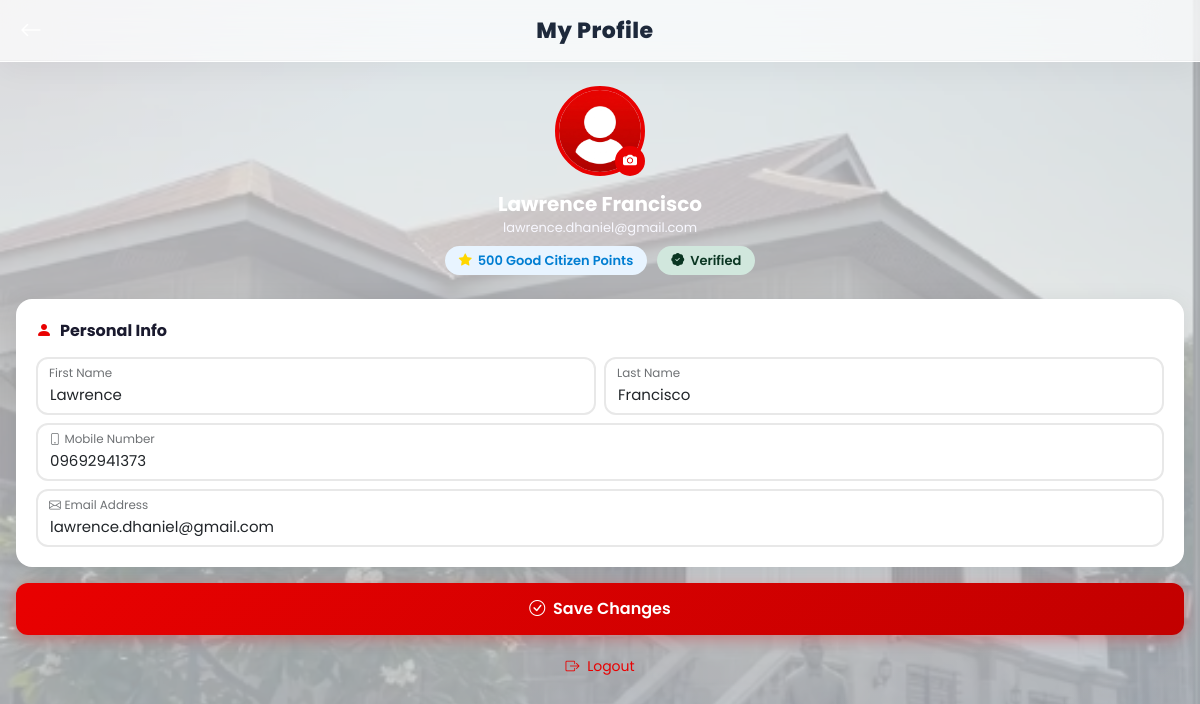
Page /profile.php (signed in) on the committed database.
### tables this page shows
CREATE TABLE `users` (
  `id` int(11) NOT NULL AUTO_INCREMENT,
  `first_name` varchar(50) NOT NULL,
  `last_name` varchar(50) NOT NULL,
  `email` varchar(100) NOT NULL,
  `phone` varchar(20) DEFAULT NULL,
  `password` varchar(255) NOT NULL,
  `points` int(11) DEFAULT 0,
  `account_verified` tinyint(1) DEFAULT 0,
  `role` varchar(20) DEFAULT 'user',
  `avatar` varchar(255) DEFAULT 'default.png',
  `created_at` timestamp NOT NULL DEFAULT current_timestamp(),
  `is_active` tinyint(1) NOT NULL DEFAULT 1,
  `reset_token` varchar(64) DEFAULT NULL,
  `reset_expires_at` datetime DEFAULT NULL,
  `verification_status` varchar(20) DEFAULT 'Unverified',
  `verified_at` datetime DEFAULT NULL,
  `verification_method` varchar(50) DEFAULT NULL,
  `verification_reference` varchar(50) DEFAULT NULL,
  PRIMARY KEY (`id`),
  UNIQUE KEY `email` (`email`)
);

### includes/auth.php (called while the page is built, shortened)
<?php
function getLoggedInUser(): ?array {
    $db = getDB();
    $stmt = $db->prepare("SELECT * FROM users WHERE id = ?");
    $stmt->execute([$_SESSION['user_id']]);
    $user = $stmt->fetch();
    if ($user) {
        return $user;
    } else {
        logoutUser();
        header('Location: ' . BASE_URL . '/index.php');
        exit;
    }
}

### includes/functions.php (called while the page is built, shortened)
<?php
function sanitize(?string $value): ?string {
    $value = trim($value ?? '');
    return htmlspecialchars($value, ENT_QUOTES, 'UTF-8');
}
function getAvatarUrl(?string $avatar): string {
    return BASE_URL . '/assets/img/default-avatar.png';
}

### profile.php (the view, shortened to what this page needs)
<?php
require_once __DIR__ . '/includes/auth.php';
require_once __DIR__ . '/includes/functions.php';
$user = getLoggedInUser();
?>
<!DOCTYPE html>
<html lang="en">
<head>
  <link href="https://cdn.jsdelivr.net/npm/bootstrap@5.3.2/dist/css/bootstrap.min.css" rel="stylesheet">
  <link href="https://cdn.jsdelivr.net/npm/bootstrap-icons@1.11.3/font/bootstrap-icons.css" rel="stylesheet">
  <link href="assets/css/style.css" rel="stylesheet">
</head>
<body>
  <header class="app-header">
    <?php $backLink = (($user['role'] ?? 'user') === 'enforcer') ? 'enforcer_landing.php' : 'landing.php'; ?>
    <a href="<?= $backLink ?>" style="color:#fff;font-size:22px;"><i class="bi bi-arrow-left"></i></a>
    <span class="header-logo">My Profile</span>
  </header>
  <div style="padding:24px 16px;">
    <div style="text-align:center;margin-bottom:24px;">
      <div class="avatar-wrap">
        <img src="<?= getAvatarUrl($user['avatar']) ?>" alt="Avatar" id="avatarPreview">
        <button class="avatar-edit-btn" onclick="document.getElementById('avatarInput').click()" title="Change Photo">
          <i class="bi bi-camera-fill"></i>
        </button>
      </div>
      <h5 style="font-weight:700; margin-bottom:2px; color:#ffffff;">
        <?= sanitize($user['first_name'] . ' ' . $user['last_name']) ?>
      </h5>
      <div style="font-size:13px;color:var(--semi);"><?= sanitize($user['email']) ?></div>
      <?php if (($user['role'] ?? 'user') !== 'enforcer'): ?>
      <div style="display:inline-flex;align-items:center;gap:6px;background:#e8f4ff;color:var(--blue);border-radius:20px;padding:5px 14px;font-size:13px;font-weight:600;margin-top:8px;">
        <i class="bi bi-star-fill" style="color:#FFD700;"></i>
        <?= number_format($user['points']) ?> Good Citizen Points
      </div>
      <?php else: ?>
      <div style="display:inline-flex;align-items:center;gap:6px;background:rgba(0,126,210,0.1);color:#007ED2;border-radius:20px;padding:5px 14px;font-size:13px;font-weight:600;margin-top:8px;">
        <i class="bi bi-shield-lock-fill"></i> Enforcer Account
      </div>
      <?php endif; ?>
      <?php if ($user['account_verified']): ?>
        <div style="display:inline-flex;align-items:center;gap:6px;background:#d1e7dd;color:#0a3622;border-radius:20px;padding:5px 14px;font-size:13px;font-weight:600;margin-top:6px;margin-left:6px;">
          <i class="bi bi-patch-check-fill"></i> Verified
        </div>
      <?php endif; ?>
    </div>
    <form id="profileForm">
      <div class="section-card" style="margin:0 0 16px;">
        <div class="section-title"><i class="bi bi-person-fill"></i> Personal Info</div>
        <div class="row g-2 mb-2">
          <div class="col-6">
            <div class="form-floating">
              <input type="text" class="form-control" id="first_name" name="first_name" placeholder="First Name" value="<?= sanitize($user['first_name']) ?>" required>
              <label for="first_name">First Name</label>
            </div>
          </div>
          <div class="col-6">
            <div class="form-floating">
              <input type="text" class="form-control" id="last_name" name="last_name" placeholder="Last Name" value="<?= sanitize($user['last_name']) ?>" required>
              <label for="last_name">Last Name</label>
            </div>
          </div>
        </div>
        <div class="form-floating mb-2">
          <input type="tel" class="form-control" id="phone" name="phone" placeholder="Phone" value="<?= sanitize($user['phone']) ?>" required>
          <label for="phone"><i class="bi bi-phone me-1"></i>Mobile Number</label>
        </div>
        <div class="form-floating">
          <input type="email" class="form-control" id="email" name="email" placeholder="Email" value="<?= sanitize($user['email']) ?>" required>
          <label for="email"><i class="bi bi-envelope me-1"></i>Email Address</label>
        </div>
      </div>
      <button type="submit" class="btn-primary-vr" id="saveBtn">
        <i class="bi bi-check-circle me-1"></i> Save Changes
      </button>
    </form>
    <div style="margin-top:20px;text-align:center;">
      <button id="logoutBtnProfile" style="background:none;border:none;color:var(--red);font-family:Poppins,sans-serif;font-size:14px;cursor:pointer;">
        <i class="bi bi-box-arrow-right me-1"></i> Logout
      </button>
    </div>
  </div>
</body>
</html>

### assets/css/style.css (style rules this page uses)
:root { --red: #E90101; --red-dark: #c20000; --blue: #007ED2; --blue-dark: #005fa3; --bg: #f5f6fa; --card: #ffffff; --text: #1a1a2e; --muted: #6c757d; --semi: #f8f8ff; --radius: 16px; --shadow: 0 4px 24px rgba(0,0,0,0.08); --shadow-lg: 0 8px 40px rgba(0,0,0,0.14); }
* { box-sizing: border-box; margin: 0; padding: 0; }
body { font-family: 'Poppins', sans-serif; color: var(--text); min-height: 100vh; font-size: 15px; position: relative; background: radial-gradient(ellipse 75% 55% at -4% -4%, rgba(233, 1, 1, 0.07) 0%, transparent 58%), radial-gradient(ellipse 70% 60% at 104% 104%, rgba(0, 126, 210, 0.08) 0%, transparent 58%), radial-gradient(ellipse 55% 35% at 50% 100%, rgba(0, 126, 210, 0.04) 0%, transparent 55%), #f2f4f8; background-attachment: fixed; }
body::before { content: ""; position: fixed; top: 0; left: 0; right: 0; bottom: 0; z-index: -1; background-image: url('../img/bg-house.png'); background-size: cover; background-position: center; background-repeat: no-repeat; opacity: 0.35; }
.form-floating label { font-size: 14px; color: var(--muted); }
.form-floating .form-control { border-radius: 12px; border: 2px solid #e8e8e8; font-size: 15px; transition: border .2s; }
.form-floating > .form-control:focus ~ label::after, .form-floating > .form-control:not(:placeholder-shown) ~ label::after { background-color: transparent !important; }
.btn-primary-vr { background: linear-gradient(135deg, var(--red), var(--red-dark)); color: #fff; border: none; border-radius: 12px; padding: 14px; font-size: 16px; font-weight: 600; width: 100%; cursor: pointer; transition: transform .15s, box-shadow .15s; box-shadow: 0 4px 16px rgba(233,1,1,0.3); }
.app-header { background: rgba(255, 255, 255, 0.72); backdrop-filter: blur(28px) saturate(150%); -webkit-backdrop-filter: blur(28px) saturate(150%); color: #1e293b; padding: 14px 20px; display: flex; align-items: center; justify-content: space-between; position: sticky; top: 0; z-index: 100; border-bottom: 1px solid rgba(255, 255, 255, 0.9); box-shadow: 0 10px 30px rgba(0, 0, 0, 0.04), inset 0 -1px 0 rgba(0, 0, 0, 0.02); }
.header-logo { font-size: 22px; font-weight: 800; letter-spacing: 0.5px; }
.section-card { background: #ffffff; border-radius: 24px; padding: 24px; margin: 0 0 24px 0; box-shadow: 0 6px 24px rgba(0,0,0,0.03); }
.section-title { font-size: 16px; font-weight: 700; margin-bottom: 20px; }
.section-card { background: var(--card); border-radius: var(--radius); padding: 20px; margin: 0 20px 50px; box-shadow: var(--shadow); }
.section-title { font-size: 16px; font-weight: 700; color: var(--text); margin-bottom: 14px; display: flex; align-items: center; gap: 8px; }
.section-title i { color: var(--red); }
.avatar-wrap { position: relative; width: 90px; height: 90px; margin: 0 auto 16px; }
.avatar-wrap img { width: 90px; height: 90px; border-radius: 50%; object-fit: cover; border: 4px solid var(--red); }
.avatar-edit-btn { position: absolute; bottom: 0; right: 0; width: 30px; height: 30px; background: var(--red); color: #fff; border: none; border-radius: 50%; display: flex; align-items: center; justify-content: center; cursor: pointer; font-size: 14px; }
.form-floating > .form-control:focus ~ label::after, .form-floating > .form-control:not(:placeholder-shown) ~ label::after, .form-floating > .dark-input:focus ~ label::after, .form-floating > .dark-input:not(:placeholder-shown) ~ label::after { background-color: transparent !important; }

### rows in the picture
users: first_name+last_name "Lawrence Francisco", email "lawrence.dhaniel@gmail.com", points "500", first_name "Lawrence", last_name "Francisco", phone "09692941373"
